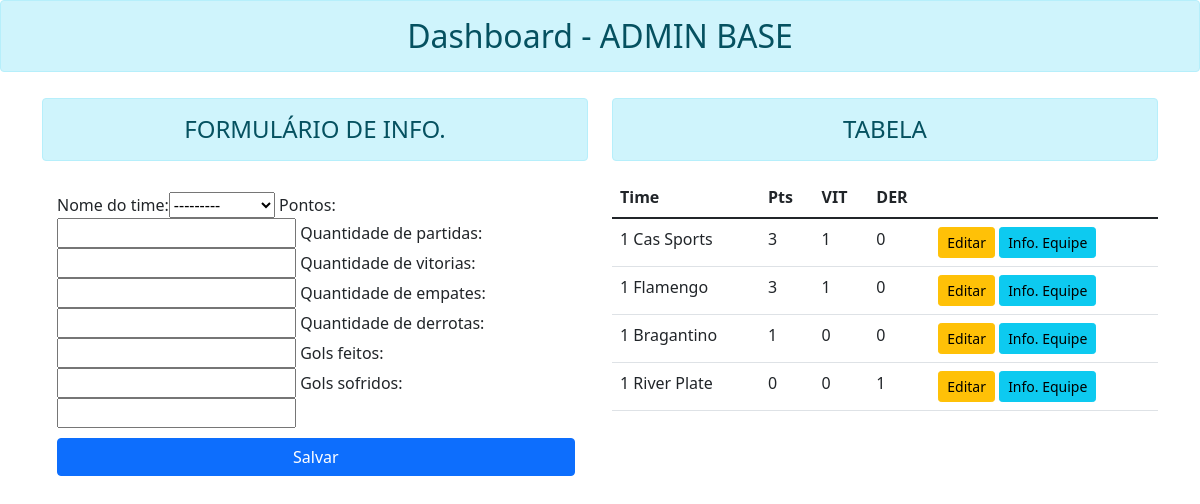
/form-tabela-classificaco/, run on an earlier commit of the app's database.
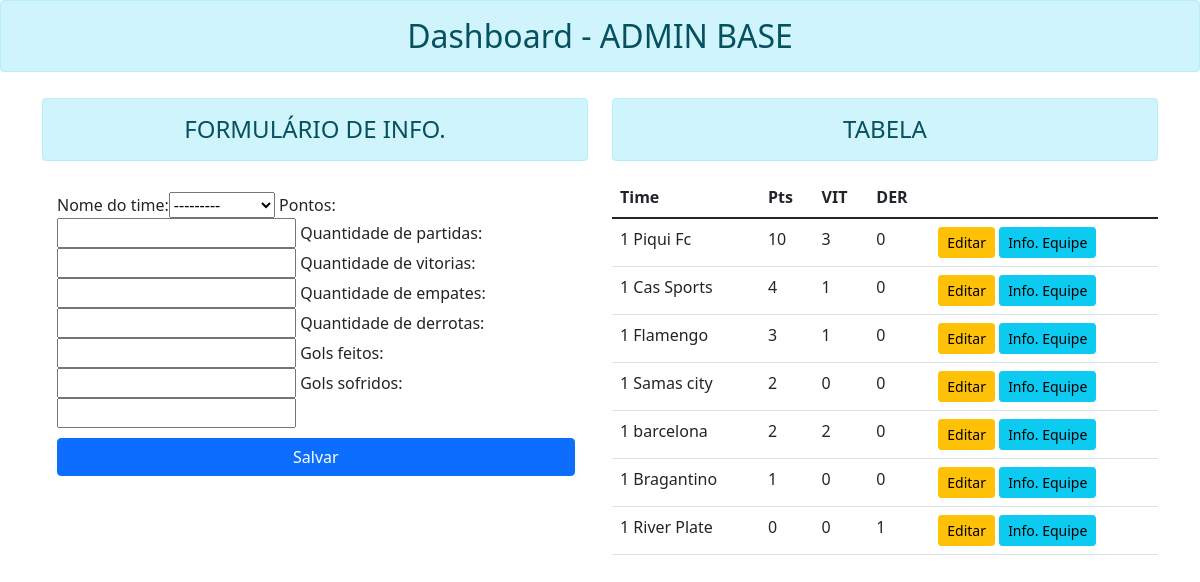
And on a later commit of the database.
### my_app/models.py (models this page shows)
class TabelaClassificacao(models.Model):
    nome_do_time = models.ForeignKey(Equipe, on_delete=models.CASCADE, unique=True)
    pontos = models.IntegerField()
    quantidade_de_partidas = models.IntegerField()
    quantidade_de_vitorias = models.IntegerField()
    quantidade_de_empates = models.IntegerField()
    quantidade_de_derrotas = models.IntegerField()
    gols_feitos = models.IntegerField()
    gols_sofridos = models.IntegerField()

class Equipe(models.Model):
    nome_time = models.CharField(max_length=150, unique=True, null=False, blank=False)
    def __str__(self):
        return self.nome_time

### my_app/views.py (the view)
# urls.py: path('form-tabela-classificaco/', views.tabela_classifiacao, name='form-tabela-classificaco'),
def tabela_classifiacao(request):
    tabela = TabelaClassificacao.objects.order_by('-pontos')
    if request.method == 'POST':
        form = TabelaClassForm(request.POST)
        if form.is_valid():
            form.save()
            return redirect('/form-tabela-classificaco/')
    else:
        form = TabelaClassForm()
    return render(request, 'html/form_tabela_classificacao.html', {'form':form, 'tabela': tabela})

### my_app/forms.py
class TabelaClassForm(forms.ModelForm):
    class Meta:
        model = TabelaClassificacao
        fields = '__all__'

### my_app/templates/html/form_tabela_classificacao.html (shortened to what this page needs)
{% extends 'base.html' %}
{% load bootstrap %}
{%block content%}
<h2 class="text-center alert alert-info" id="titulo">Dashboard - ADMIN BASE</h2>
<div class="container" id="container">
  <div class="row">
    <div class="col-6">
      <h4 class="text-center alert alert-info" id="titulo">FORMULÁRIO DE INFO.</h4>
      <form method="post" class="post-form" id="formulario">{% csrf_token %}
        {{ form|bootstrap }}
        <button type="submit" class="save btn btn-primary" id="btn_salvar">Salvar</button>
    </form><br>
    </div>
    <div class="col-6">
      <h4 class="text-center alert alert-info" id="titulo">TABELA</h4>
      <table class="table" id="tabela">
          <thead>
            <tr>
              <th scope="col">Time</th>
              <th scope="col">Pts</th>
              <th scope="col">VIT</th>
              <th scope="col">DER</th>
            </tr>
          </thead>
          <tbody>
              {% for tabela_class in tabela %}
              <tr>
                <td id="equipe">1 {{tabela_class.nome_do_time}}</td>
                <td>{{tabela_class.pontos}}</td>
                <td id="vitoria">{{tabela_class.quantidade_de_vitorias}}</td>
                <td id="derrota">{{tabela_class.quantidade_de_derrotas}}</td>
                <td>
                  <div>
                    <a href="{% url 'form-tabela-classificaco' tabela_class.id %}" class="btn btn-warning btn-sm">Editar</a>
                    <a href="{% url 'info-equipe' tabela_class.id %}" class="btn btn-info btn-sm">Info. Equipe</a>
                  </div>
                </td>
              </tr>
              {% endfor %}
          </tbody>
        </table>
    </div>
  </div>
</div>
{%endblock content%}

What changed in the data, as far as the page shows it:
added TabelaClassificacao: nome_do_time "Piqui Fc", pontos "10", quantidade_de_vitorias "3", quantidade_de_derrotas "0"
changed TabelaClassificacao "Cas Sports": pontos "3" → "4"
added TabelaClassificacao: nome_do_time "Samas city", pontos "2", quantidade_de_vitorias "0", quantidade_de_derrotas "0"
added TabelaClassificacao: nome_do_time "barcelona", pontos "2", quantidade_de_vitorias "2", quantidade_de_derrotas "0"
